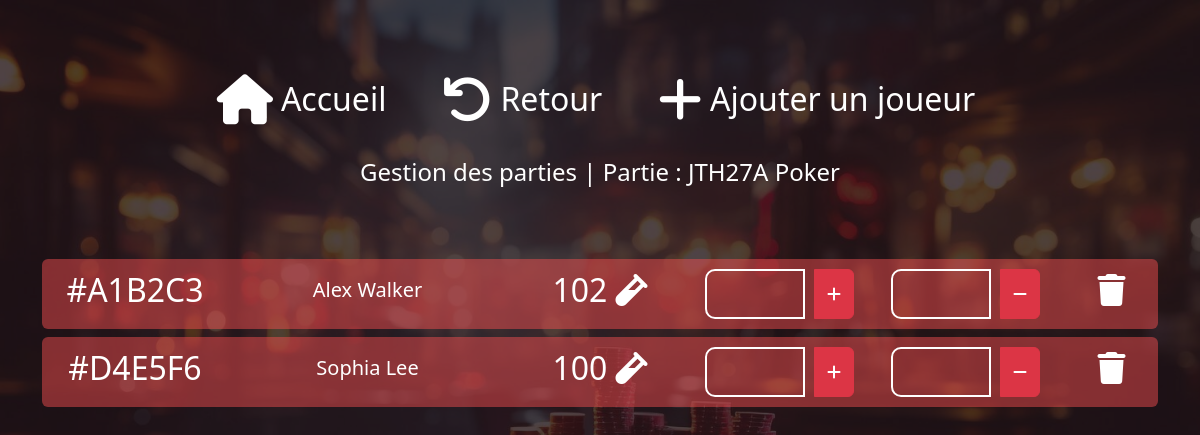
Screenshot of /game-party/JTH27A (signed in) with the database file from the repository.
### entities/game_room.py (models this page shows, shortened)
class GameRoom(db.Model):
    __tablename__ = 'game_rooms'
    room_code = db.Column(db.String(6), primary_key=True)
    room_name = db.Column(db.String(50), nullable=False)
    created_by = db.Column(db.String(50), nullable=False)
    created_at = db.Column(db.DateTime, default=db.func.current_timestamp())
    players = db.relationship('Player', secondary=player_game_room, backref='rooms')
    def count_players(self):
        return len(self.players)
    def to_dict(self):
        return {
            'room_code': self.room_code,
            'room_name': self.room_name,
            'created_by': self.created_by,
            'created_at': self.created_at.strftime('%Y-%m-%d %H:%M:%S') if self.created_at else None,
            'player_count': self.count_players()
        }

### entities/player.py (models this page shows, shortened)
class Player(db.Model):
    __tablename__ = 'players'
    code = db.Column(db.String(6), primary_key=True)
    first_name = db.Column(db.String(50), nullable=False)
    last_name = db.Column(db.String(50), nullable=False)
    score = db.Column(db.Integer, default=0)

### app.py (the view)
@app.route('/game-party/<room_code>', methods=['GET'])
def gameparty(room_code=None):
    if is_admin_logged_in():
        message = request.args.get('message')
        if not message:
            message = ''
        error = request.args.get('error')
        if not error:
            error = ''
        if room_code:
            existing_room = GameRoom.query.filter_by(room_code=room_code).first()
            if existing_room:
                players = [{'code': player.code, 'first_name': player.first_name, 'last_name': player.last_name,
                            'score': player.score}
                           for player in existing_room.players]
                existing_room = existing_room.to_dict()
                return render_template('game-party.html', room=existing_room, message=message, error=error,
                                       players=players)
            return redirect(url_for('games', error=f'Room #{room_code} doesn\'t exist'))
        return redirect(url_for('games', error=f'room_code is required'))
    return redirect(url_for('login'))

### app.py (called while the page is built)
def is_admin_logged_in():
    if 'admin_id' in session and 'user_type' in session:
        if session.get('user_type') == 'admin':
            admin_id = session.get('admin_id')
            admin = Admin.query.get(admin_id)
            if admin:
                return True
    return False

### templates/game-party.html (shortened to what this page needs)
{% extends "layout.html" %}
{% block content %}
    <div class="container d-flex flex-column justify-content-center align-items-center p-5"
         style="min-height: 100%; height: 100%;">
        <div class="text-white mb-2 d-flex align-items-center">
            <a href="../menu" class="text-decoration-none text-white d-flex align-items-center p-2 m-3">
                <i class="fa-solid fa-house" style="font-size: 50px;"></i>
                <h2 class="m-2">Accueil</h2>
            </a>
            <a href="../games" class="text-decoration-none text-white d-flex align-items-center p-2 m-3">
                <i class="fa-solid fa-arrow-rotate-left" style="font-size: 50px;"></i>
                <h2 class="m-2">Retour</h2>
            </a>
            <a class="text-decoration-none text-white d-flex align-items-center p-2 m-3" data-bs-toggle="modal"
               data-bs-target="#addPlayer">
                <i class="fa-solid fa-plus" style="font-size: 50px;"></i>
                <h2 class="m-2">Ajouter un joueur</h2>
            </a>
        </div>
        <div class="text-white text-center"><h4>Gestion des parties | Partie : {{ room.room_code }} {{ room.room_name }}</h4></div>
    </div>
    <div class="d-flex">
        <div class="container align-self-center mx-auto" style="height: 50vh; overflow-y: auto; overflow-x: auto;">
            {% for player in players %}
                <div class="row text-white text-center ranking-row d-flex justify-content-center align-items-center rounded mb-2">
                    <div class="col-2"><h2>#{{ player.code }}</h2></div>
                    <div class="col-3"><h5>{{ player.first_name }} {{ player.last_name }}</h5></div>
                    <div class="col-2"><h2>{{ player.score }} <i class="fa-solid fa-vial"></i></h2></div>
                    <div class="col-2">
                        <form class="d-flex align-items-center" method="post" action="../add-score-game">
                            <div class="input-group">
                                <input type="number" min="0" step="1" required name="plus" style="width: 100px;">
                                <button class="btn btn-danger" type="submit"><i class="fa-solid fa-plus"></i></button>
                            </div>
                        </form>
                    </div>
                    <div class="col-2">
                        <form class="d-flex align-items-center" method="post" action="../remove-score-game">
                            <div class="input-group">
                                <input type="number" min="0" step="1" required name="minus" style="width: 100px;">
                                <button class="btn btn-danger" type="submit"><i class="fa-solid fa-minus"></i></button>
                            </div>
                        </form>
                    </div>
                    <div class="col-1">
                        <form action='../remove-player-from-room' method="post">
                            <button class="btn text-white" type="submit"><h2><i class="fa-solid fa-trash"></i></h2>
                            </button>
                        </form>
                    </div>
                </div>
            {% endfor %}
        </div>
    </div>
{% endblock %}

### rows the page displays
GameRoom: room_code "JTH27A", room_name "Poker"
Player: code "A1B2C3", first_name "Alex", last_name "Walker", score "102"
Player: code "D4E5F6", first_name "Sophia", last_name "Lee", score "100"
